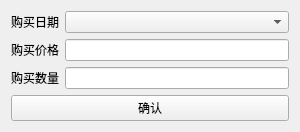
<?xml version="1.0" encoding="UTF-8"?>
<ui version="4.0">
 <class>stockinfo</class>
 <widget class="QWidget" name="stockinfo">
  <property name="geometry">
   <rect>
    <x>0</x>
    <y>0</y>
    <width>300</width>
    <height>123</height>
   </rect>
  </property>
  <property name="maximumSize">
   <size>
    <width>300</width>
    <height>123</height>
   </size>
  </property>
  <property name="windowTitle">
   <string>股票信息</string>
  </property>
  <layout class="QVBoxLayout" name="verticalLayout_3">
   <item>
    <layout class="QHBoxLayout" name="horizontalLayout_2">
     <item>
      <layout class="QVBoxLayout" name="verticalLayout">
       <item>
        <widget class="QLabel" name="label_3">
         <property name="sizePolicy">
          <sizepolicy hsizetype="Preferred" vsizetype="Preferred">
           <horstretch>0</horstretch>
           <verstretch>0</verstretch>
          </sizepolicy>
         </property>
         <property name="text">
          <string>购买日期</string>
         </property>
        </widget>
       </item>
       <item>
        <widget class="QLabel" name="label_2">
         <property name="sizePolicy">
          <sizepolicy hsizetype="Fixed" vsizetype="Preferred">
           <horstretch>0</horstretch>
           <verstretch>0</verstretch>
          </sizepolicy>
         </property>
         <property name="text">
          <string>购买价格</string>
         </property>
        </widget>
       </item>
       <item>
        <widget class="QLabel" name="label">
         <property name="sizePolicy">
          <sizepolicy hsizetype="Fixed" vsizetype="Preferred">
           <horstretch>0</horstretch>
           <verstretch>0</verstretch>
          </sizepolicy>
         </property>
         <property name="text">
          <string>购买数量</string>
         </property>
        </widget>
       </item>
      </layout>
     </item>
     <item>
      <layout class="QVBoxLayout" name="verticalLayout_2">
       <item>
        <widget class="QComboBox" name="trade_date"/>
       </item>
       <item>
        <widget class="QLineEdit" name="price"/>
       </item>
       <item>
        <widget class="QLineEdit" name="num"/>
       </item>
      </layout>
     </item>
    </layout>
   </item>
   <item>
    <widget class="QPushButton" name="pushButton">
     <property name="text">
      <string>确认</string>
     </property>
    </widget>
   </item>
  </layout>
 </widget>
 <resources/>
 <connections/>
</ui>
